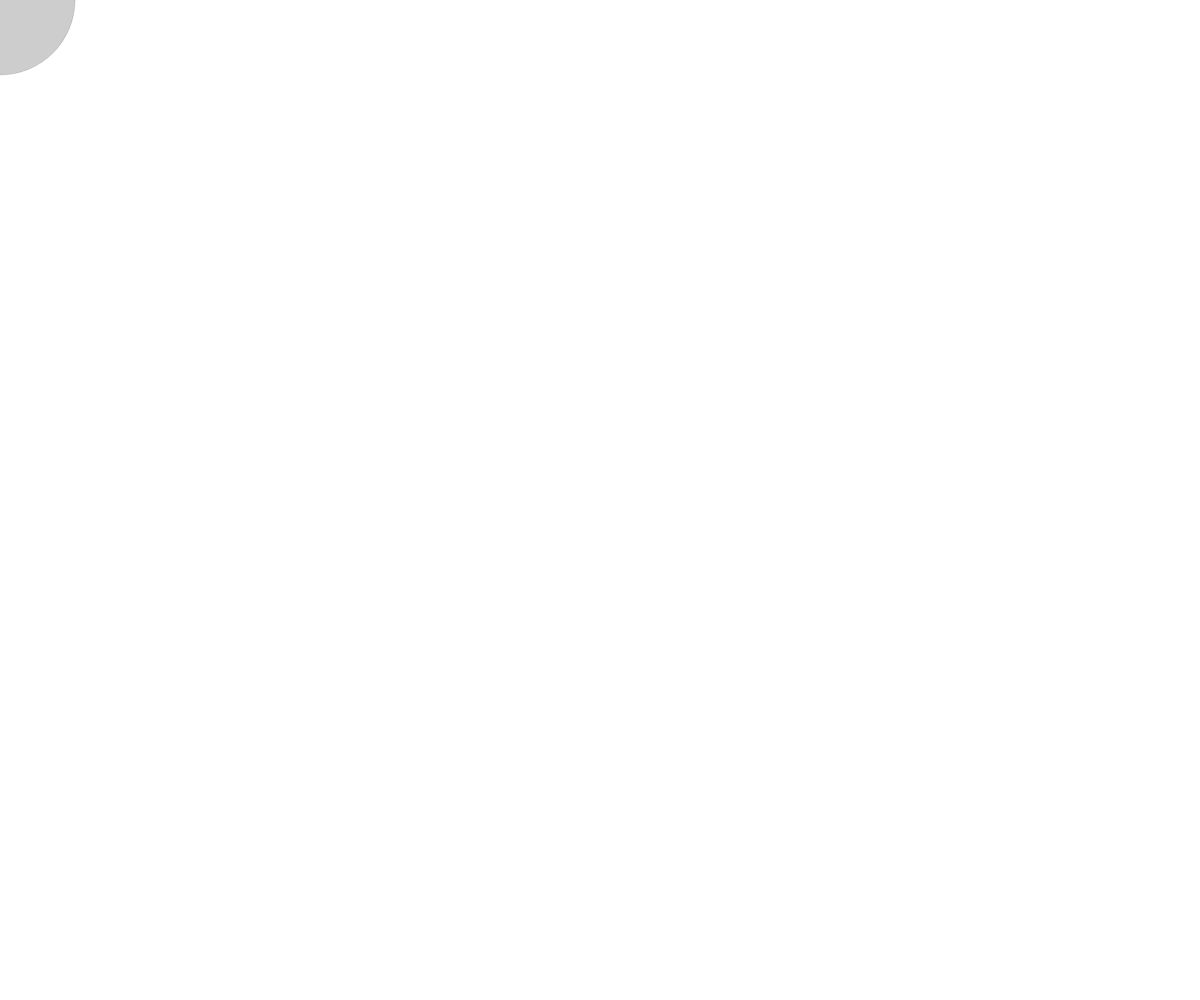
Frame 1 (no input)
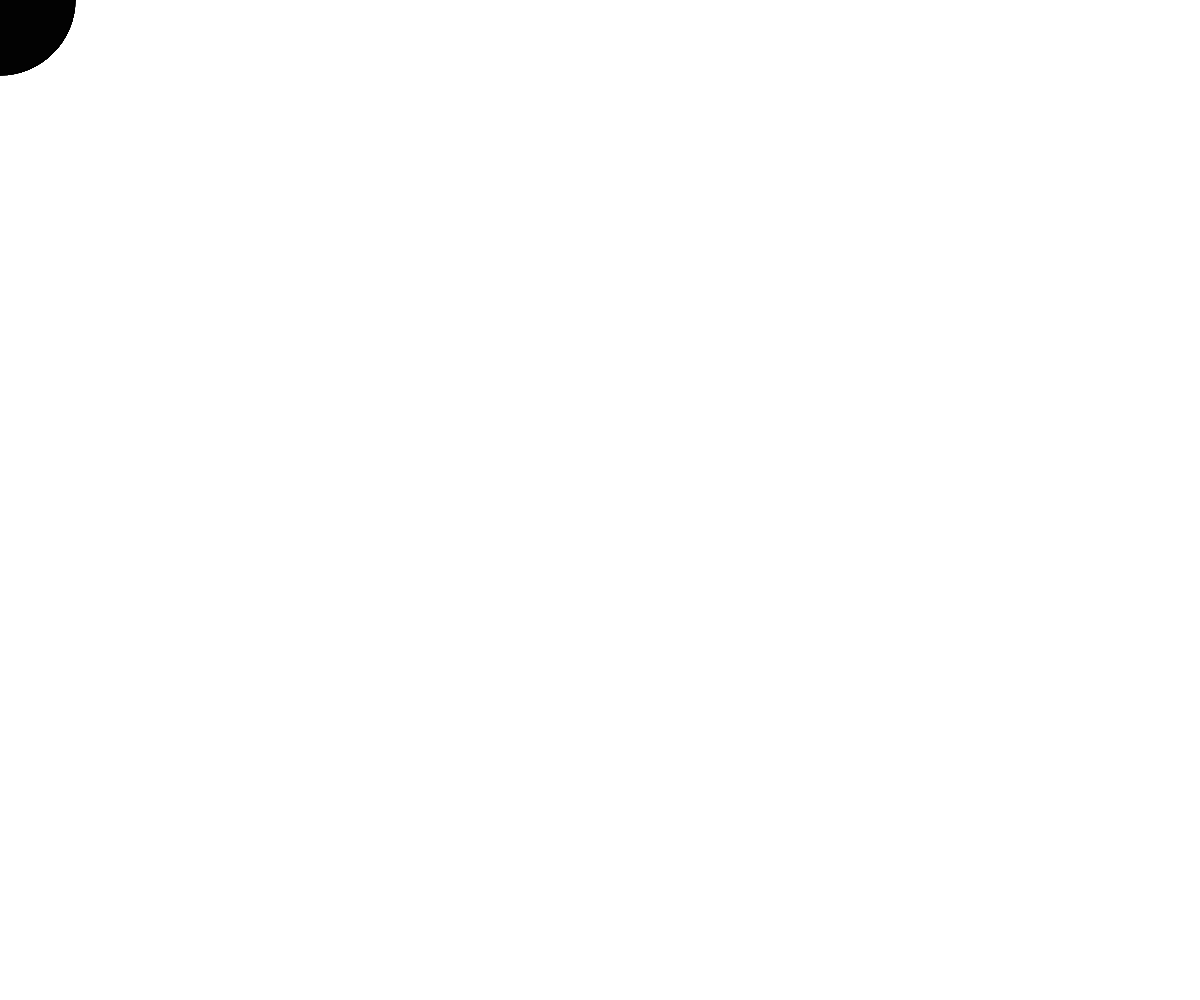
Frame 60 (no input)
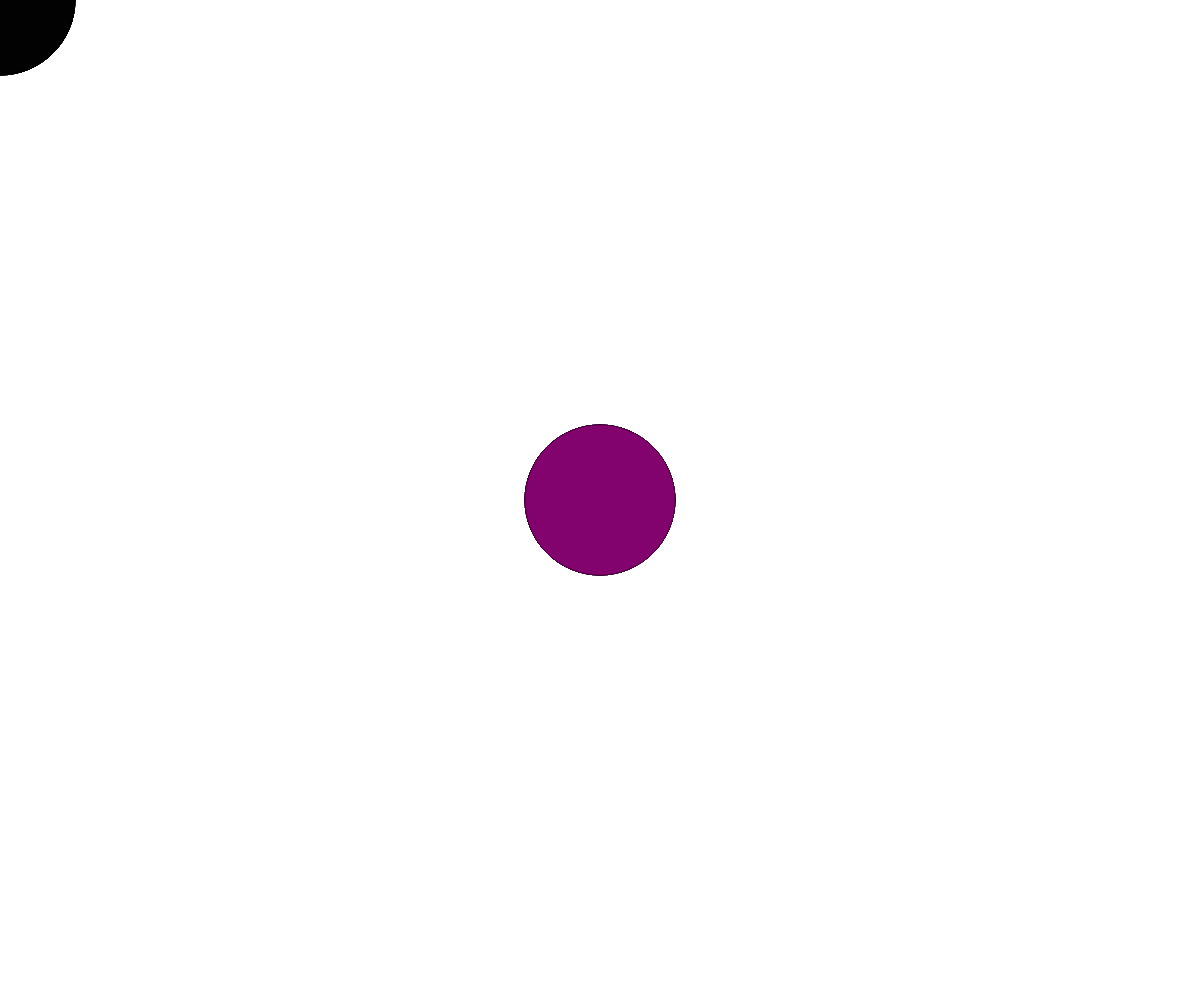
Frame 120 (the mouse pressed at the canvas centre since frame 60)

The p5.js sketch that drew these frames (run headless with seeded random() and noise() and a simulated clock; from frame 60 on, the mouse is pressed at the canvas centre):

// p5.js sketch
// ── sketch.js
//수업실습

function setup() {
  createCanvas(windowWidth, windowHeight);
  background(255);
}

function draw() {
 let r = map(mouseX, 0 ,windowWidth, 0, 255);
  let b = map(mouseY, 0 ,windowWidth, 0, 255);
  fill(r,0,b,50);
  stroke(r/2,0,b/2,30);
  ellipse(mouseX,mouseY,150,150);
}

function windowResized (){
  resizeCanvas(windowWidth, windowHeight);
}
